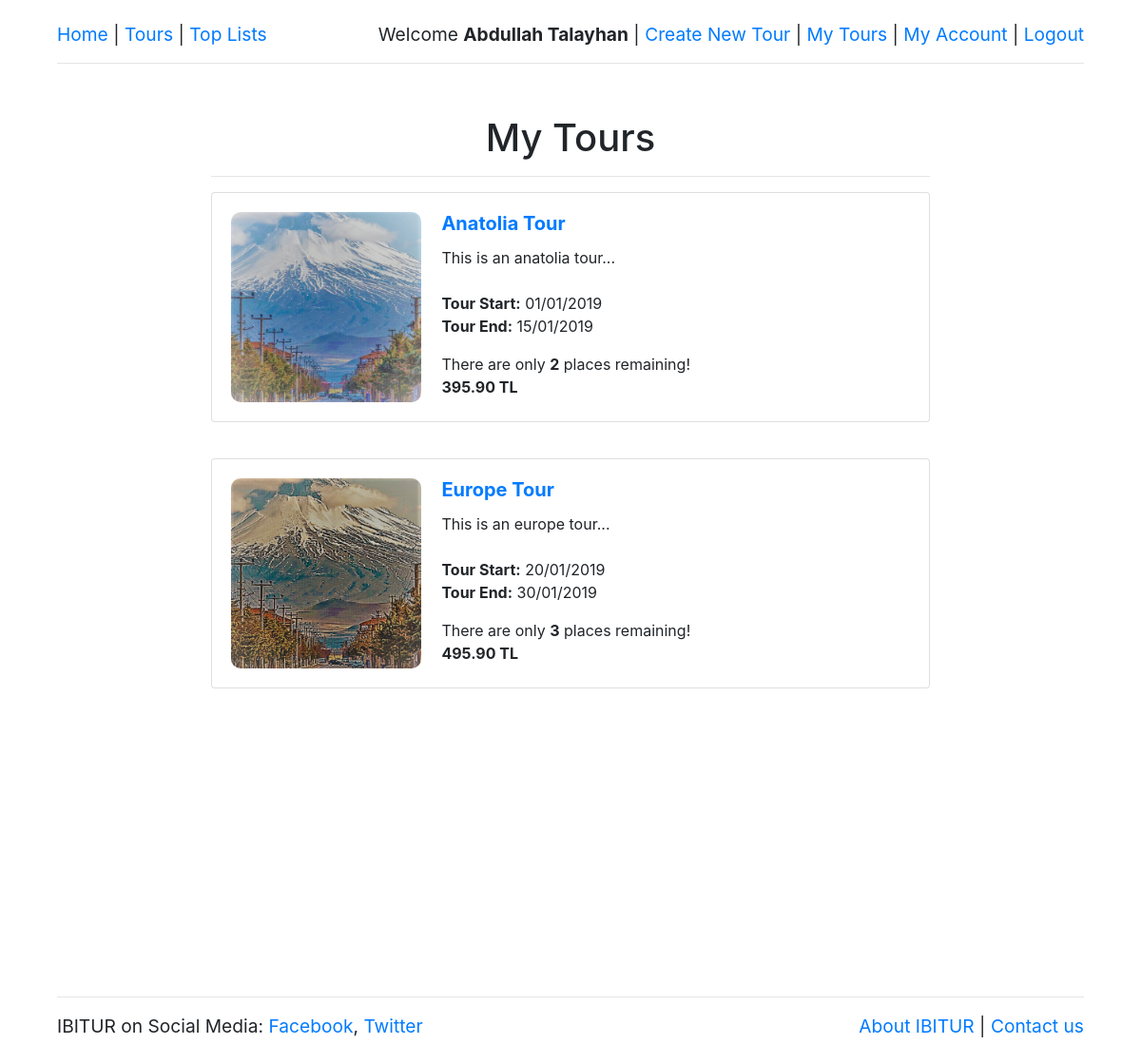
Screenshot of /website/my_tours.php (signed in) with the database file from the repository.
### tables this page shows
CREATE TABLE Tour (
    ID INTEGER PRIMARY KEY AUTO_INCREMENT,
    name VARCHAR(20) NOT NULL,
    description VARCHAR(1000),
    image_path VARCHAR(500),
    quota INTEGER DEFAULT 0,
    price NUMERIC (7,2) DEFAULT 0,
    creator_ID INTEGER,
    FOREIGN KEY (creator_ID) REFERENCES StaffAccount(ID)
);

### website/util/session.php (called while the page is built, shortened)
<?php
   if(isset($_SESSION['session_username'])
      && isset($_SESSION['session_fullname'])
      && isset($_SESSION['session_is_staff'])
      && isset($_SESSION['session_id'])) {
      $logged_in = true;
      $current_fullname = $_SESSION['session_fullname'];
      $current_is_staff = $_SESSION['session_is_staff'];
   }
?>

### website/util/visuals.php (the view, shortened to what this page needs)
<?php
  function get_header($username, $is_staff) {
    $my_tours_part = $is_staff ? "<a href = 'my_tours.php'>My Tours</a>"
        : "<a href = 'my_reservations.php'>My Reservations</a>";
    $create_tour_part = $is_staff ? "<a href = 'tour_adding.php'>Create New Tour</a> |" : "";
    if ($username != null) {
      $profile_bar =
        "Welcome <b>$username</b> |
        $create_tour_part
        $my_tours_part |
        <a href = 'my_account.php'>My Account</a> |
        <a href = 'logout.php'>Logout</a>";
    } else {
      $profile_bar =
        "<a href = 'register.php'>Register</a> |
        <a href = 'login.php'>Login</a>";
    }
    return
    "<div class='header'>
      <a href = 'index.php'>Home</a> |
      <a href = 'tours.php'>Tours</a> |
      <a href = 'top_lists.php'>Top Lists</a>
      <span class='right'>
        $profile_bar
      </span>
    </div>
    <hr>";
  }
  function get_footer() {
    return
    "<div class='footer'>
      <hr>
      IBITUR on Social Media:
      <a href = '#'>Facebook</a>,
      <a href = '#'>Twitter</a>
      <div class='right'>
        <a href = '#'>About IBITUR</a> |
        <a href = '#'>Contact us</a>
      </div>
    </div>";
  }
  function format_datetime($datetime) {
    $sd_arr = explode("-", (explode(" ", $datetime)[0]));
    return $sd_arr[2] . "/" . $sd_arr[1] . "/" . $sd_arr[0];
  }
  function get_remaining_quota_text($remaining_quota) {
    if ($remaining_quota < 0) {
      return "";
    } else if ($remaining_quota == 0) {
      return "The quota is full.";
    } else if ($remaining_quota == 1) {
      return " There is only <b>ONE</b> place remaining!";
    } else if ($remaining_quota < 5) {
      return " There are only <b>$remaining_quota</b> places remaining!";
    }
    return "There are <b>$remaining_quota</b> places remaining.";
  }
  function get_tour_card_body_skeleton($has_linked_title, $id, $name, $image_path, $start_date, $end_date, $description) {
    $start_date = format_datetime($start_date);
    $end_date = format_datetime($end_date);
    $title_part = $has_linked_title ?
        "<h5 class='card-title'><b><a href='view_tour.php?id=$id'>$name</a></b></h5>"
        : "<h5 class='card-title'><b>$name</b></h5>";
    return "
        <image class='card-image' src='./$image_path'>
        $title_part
        <p class='card-text'>
          $description<br><br>
          <b>Tour Start:</b> $start_date<br>
          <b>Tour End:</b> $end_date
        </p>
    ";
  }
  function get_tour_card_footer_skeleton($remove_buttons, $reserved, $expired, $is_staff, $id, $price, $remaining_quota) {
    $reservation_button = $reserved ?
      "<button class='btn' disabled>Reserved</button>" :
      "<a href='reserve_tour.php?id=$id' class='btn btn-primary'>Make Reservation</a>";
    $reservation_button = !$expired ? $reservation_button :
      "<button class='btn' disabled>Expired</button>";
    $reservation_button = !$is_staff ? $reservation_button :
      "<a href='manage_tour.php?id=$id' class='btn btn-primary'>Manage Tour</a>";
    $button_part = $remove_buttons ? "" :
      "<div class='right'>
          <a href='view_tour.php?id=$id' class='btn btn-secondary'>View Details</a>
          $reservation_button
        </div>";
    $remaining_quota_text = get_remaining_quota_text($remaining_quota);
    return "
      $remaining_quota_text<br>
      <b>$price TL</b>
      $button_part
    ";
  }
  function get_tour_summary_card($id, $name, $image_path, $start_date, $end_date, $description,
      $price, $remaining_quota) {
    $tour_card_body_skeleton = get_tour_card_body_skeleton(true, $id, $name, $image_path, $start_date, $end_date, $description);
    $tour_card_footer_skeleton = get_tour_card_footer_skeleton(true, false, false, false, $id, $price, $remaining_quota);
    return "
      <div class='card tour-card'>
        <div class='card-body'>
          $tour_card_body_skeleton
          $tour_card_footer_skeleton
        </div>
      </div>
    ";
  }
?>

### website/my_tours.php (shortened to what this page needs)
<?php
    include('util/session.php');
    include('util/visuals.php');
?>
<html>
    <head>
        <link rel="stylesheet" href="style/style.css"/>
        <link rel="stylesheet" href="lib/bootstrap.min.css"/>
    </head>
   <body class="content">
        <?php
            if ($logged_in && $current_is_staff) {
                echo get_header($current_fullname, $current_is_staff);
            } else {
                header("location: login.php");
            }
        ?>
        <div class="inner-content">
        <h1>My Tours</h1>
        <hr>
        <?php
        $tours_query = "SELECT T.ID FROM Tour T, Account A WHERE T.creator_ID = A.ID
            AND A.username ='".$_SESSION['session_username']."';";
        $tours_result = mysqli_query($db,$tours_query);
        if ($tours_result->num_rows > 0) {
            while ($row = $tours_result->fetch_assoc()) {
                $tour_query = "SELECT * FROM TourPreview WHERE tour_ID =".$row["ID"].";";
                $tour_result = mysqli_query($db,$tour_query);
                if ($tour_result->num_rows == 1) {
                    $tour_row = $tour_result->fetch_assoc();
                    $tour_id = $row["ID"];
                    $tour_name = $tour_row["name"];
                    $tour_description = $tour_row["description"];
                    $tour_image_path = $tour_row["image_path"];
                    $tour_price = $tour_row["price"];
                    $tour_start_date = $tour_row["start_date"];
                    $tour_end_date = $tour_row["end_date"];
                    $tour_remaining_quota = $tour_row["remaining_quota"];
                    $tour_summary_card = get_tour_summary_card($tour_id, $tour_name ,
                        $tour_image_path, $tour_start_date, $tour_end_date, $tour_description,
                        $tour_price, $tour_remaining_quota);
                    echo $tour_summary_card;
                }
            }
        } else {
            echo "<h3>You have not created any tour yet.</h3>";
        }
?>
      </div>
      <?php
         echo get_footer();
      ?>
   </body>
</html>

### website/style/style.css (style rules this page uses)
h1 { text-align: center; }
.content { margin-left: 5%; margin-right: 5%; }
.right { float: right; }
.header { padding-top: 2%; font-size: larger; }
.footer { margin-top: 30%; margin-bottom: 5%; position:relative; bottom: 0; font-size: larger; }
.inner-content { margin-right: auto; margin-left: auto; margin-top: 5%; width: 70%; }
.card-image { max-width: 200px; max-height: 200px; width: auto; height: auto; float: left; border-radius: 5%; margin-right: 3%; }
.tour-card { margin-bottom: 5%; }

### rows the page displays
tour: shows a picture, name "Anatolia Tour", description "This is an anatolia tour...", start_date "01/01/2019", end_date "15/01/2019", remaining_quota "2", price "395.90"
tour: shows a picture, name "Europe Tour", description "This is an europe tour...", start_date "20/01/2019", end_date "30/01/2019", remaining_quota "3", price "495.90"

### other values shown
$username "Abdullah Talayhan"
